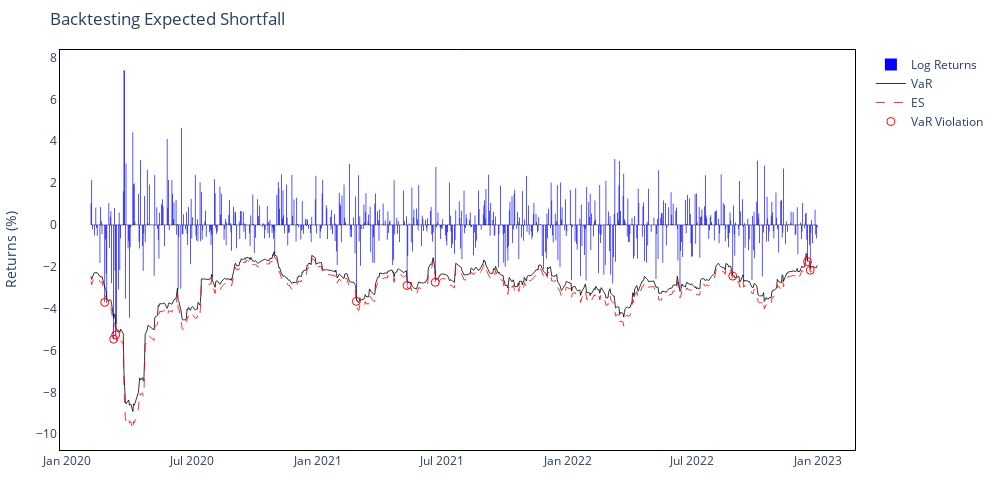

The notebook cell this image was saved under:
### Code cell
# Plot MA model results
fig_ma_es = IP.plot_es(result_ma, interactive=True)

# Plot RiskMetrics model results
fig_rm_es = IP.plot_es(result_rm, interactive=False)

### Figure 1 — Plotly figure (JSON) as saved in the notebook; plotly's stock layout.template omitted (floating-point values rounded to 4 significant figures; data arrays with more than 128 entries replaced by an {"elided": "..."} marker saying what was removed)
{"data": [{"hovertemplate": "Date: %{x}<br>Return: %{y:.2f}%", "marker": {"color": "blue", "line": {"color": "black", "width": 0}}, "name": "Log Returns", "opacity": 1, "selected": {"marker": {"opacity": 1}}, "type": "bar", "unselected": {"marker": {"opacity": 1}}, "x": {"elided": "674 str values"}, "y": {"elided": "674 float values"}}, {"customdata": {"elided": "674 float values"}, "hovertemplate": "Date: %{x}<br>VaR: %{customdata:.2f}%", "line": {"color": "black", "width": 0.8}, "mode": "lines", "name": "VaR", "type": "scatter", "x": {"elided": "674 str values"}, "y": {"elided": "674 float values"}}, {"customdata": {"elided": "674 float values"}, "hovertemplate": "Date: %{x}<br>ES: %{customdata:.2f}%", "line": {"color": "red", "dash": "dash", "width": 0.8}, "mode": "lines", "name": "ES", "type": "scatter", "x": {"elided": "674 str values"}, "y": {"elided": "674 float values"}}, {"hovertemplate": "Date: %{x}<br>Return: %{y:.2f}%", "marker": {"color": "red", "size": 8, "symbol": "circle-open"}, "mode": "markers", "name": "VaR Violation", "type": "scatter", "x": ["2020-02-25T00:00:00", "2020-03-09T00:00:00", "2020-03-12T00:00:00", "2021-02-26T00:00:00", "2021-05-11T00:00:00", "2021-06-21T00:00:00", "2022-08-29T00:00:00", "2022-12-16T00:00:00", "2022-12-20T00:00:00"], "y": [-3.701, -5.463, -5.254, -3.651, -2.894, -2.744, -2.446, -1.755, -2.165]}], "layout": {"bargap": 0.025, "barmode": "overlay", "height": 500, "hovermode": "x unified", "margin": {"b": 50, "l": 60, "r": 60, "t": 50}, "paper_bgcolor": "white", "plot_bgcolor": "white", "shapes": [{"line": {"color": "black", "width": 0.5}, "type": "line", "x0": "2020-02-05T00:00:00", "x1": "2022-12-30T00:00:00", "xref": "x", "y0": 0, "y1": 0, "yref": "y"}], "title": {"text": "Backtesting Expected Shortfall"}, "width": 1000, "xaxis": {"linecolor": "black", "linewidth": 1, "mirror": true, "showline": true}, "yaxis": {"linecolor": "black", "linewidth": 1, "mirror": true, "showline": true, "title": {"text": "Returns (%)"}}}}
